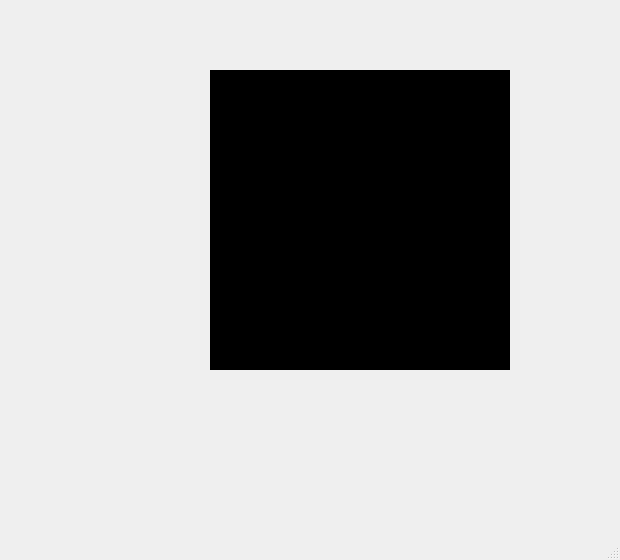
<?xml version="1.0" encoding="UTF-8"?>
<ui version="4.0">
 <class>MainWindow</class>
 <widget class="QMainWindow" name="MainWindow">
  <property name="geometry">
   <rect>
    <x>0</x>
    <y>0</y>
    <width>620</width>
    <height>560</height>
   </rect>
  </property>
  <property name="windowTitle">
   <string>MainWindow</string>
  </property>
  <widget class="QWidget" name="centralwidget">
   <widget class="QWidget" name="wdg_HSI" native="true">
    <property name="geometry">
     <rect>
      <x>210</x>
      <y>70</y>
      <width>300</width>
      <height>300</height>
     </rect>
    </property>
    <property name="styleSheet">
     <string notr="true">background-color:black;</string>
    </property>
   </widget>
   <widget class="QWidget" name="wdg_AIRSPEED" native="true">
    <property name="geometry">
     <rect>
      <x>30</x>
      <y>90</y>
      <width>71</width>
      <height>211</height>
     </rect>
    </property>
   </widget>
   <widget class="QWidget" name="wdg_FMANAV" native="true">
    <property name="geometry">
     <rect>
      <x>120</x>
      <y>10</y>
      <width>221</width>
      <height>51</height>
     </rect>
    </property>
   </widget>
  </widget>
  <widget class="QMenuBar" name="menubar">
   <property name="geometry">
    <rect>
     <x>0</x>
     <y>0</y>
     <width>620</width>
     <height>22</height>
    </rect>
   </property>
  </widget>
  <widget class="QStatusBar" name="statusbar"/>
 </widget>
 <resources/>
 <connections/>
</ui>
